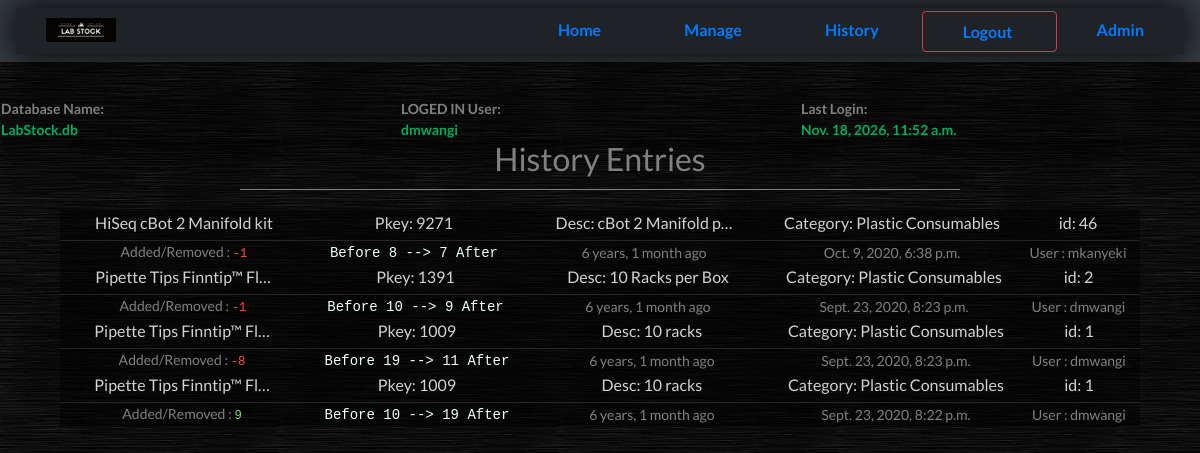
The app's page /history (signed in) with its own data.
### stock/models.py (models this page shows, shortened)
class HistConf(models.Model):
	item = models.ForeignKey(Product, on_delete=models.CASCADE)
	actual= models.PositiveSmallIntegerField()
	transition = models.IntegerField()
	total = models.PositiveSmallIntegerField()
	user = models.CharField(max_length=50)
	time = models.DateTimeField()

class Product(models.Model):
	category = models.ForeignKey(Category, on_delete=models.CASCADE)
	name = models.CharField(max_length=50, unique=True)
	brand = models.CharField(max_length=50)
	Catalog_No = models.CharField(max_length=100, blank=True)
	description = models.TextField(max_length=400)
	pkey = models.PositiveSmallIntegerField(unique=True, blank=True, help_text="DONT TOUCH!!!! Unique Product Key or Catalogue number. Current P.Key is unique")
	quantity = models.PositiveSmallIntegerField(help_text="Initial quantity value. Do no try to create a produt that already exists!")
	price = models.DecimalField(max_digits=8, decimal_places=2, help_text= " ex: $ 127.99 * to TWO Decimal Places")

class Category(models.Model):
	name = models.CharField(max_length=50, unique=True)
	description = models.TextField(max_length=400)
	def __str__(self):
		return self.name

### stock/views.py (the view)
# urls.py: path('history', views.history, name='history'),
@login_required(login_url='/login/')
def history(request):
	context ={'history':HistConf.objects.select_related('item', 'item__category').order_by('-time', '-pk')}
	return render(request, 'stock_history.html', context)

### templates/stock_history.html (shortened to what this page needs)
{% extends 'base.html' %}
{% load static %}
{% load humanize %}
{% block title %}
	<link rel="stylesheet" href="{% static 'history.css' %}">
{% endblock %}
{% block content %}
<h2 class="title">History Entries</h2>
<div class="histdiv">
		{% for hist in history %}
		<table>
			<tr class="item">
				<td> {{hist.item.name|truncatechars:25}} </td>
				<td style="width: 15%;"> Pkey: {{hist.item.pkey}} </td>
				<td> Desc: {{hist.item.description|truncatechars:18}} </td>
				<td> Category: {{hist.item.category}}</td>
				<td style="width: 10%;"> id: {{hist.item.id}}</td>
			</tr>
			<tr class="his">
				<td>Added/Removed :
				{% if hist.transition > 0 %}
					 <pre style="color: #77DD77; display: inline;">{{hist.transition}}</pre>
				{% else %}
					<pre style="color: #FF4941; display: inline;">{{hist.transition}}</pre>
				{% endif %}
				</td>
				<td><pre style="color: azure; display: inline; font-size: 14px;">Before {{hist.actual}} --> {{hist.total}} After</pre></td>
				<td>{{hist.time|naturaltime}}</td>
				<td>{{hist.time}}</td>
				<td>User : {{hist.user}}</td>
			</tr>
		{% empty %}
		<tr><td>No entries in database</td></tr>
		</table>
		{% endfor %}
</div>
{% endblock %}

### templates/base.html (shortened to what this page needs)
{% load static %}
<!DOCTYPE html>
<html>
<head>
	<link rel="stylesheet" href="{% static 'base.css' %}">
<link rel="stylesheet" href="https://stackpath.bootstrapcdn.com/bootstrap/4.5.2/css/bootstrap.min.css">
	{% block title %}
	{% endblock %}
</head>
	<body style="font-family: 'Lato', sans-serif;">
			<nav class="navbar navbar-dark bg-dark top-bar">
				<ul class='title-area'>
					<li class='home'> <a href="{% url 'index' %}"> Home </a></li>
					<li class='manage'><a href="{% url 'manage' %}"> Manage </a></li>
					<li class='history'><a href="{% url 'history' %}"> History </a></li>
					{% if user.is_authenticated %}
					<li class='btn btn-outline-danger user'><a href="{% url 'logout' %}"> Logout </a></li>
					{% endif %}
					{% if user.is_superuser %}
					<li class='user'><a href="{% url 'admin:index' %}"> Admin </a></li>
					{% endif %}
				</ul>
			</nav>
		<table class='cols'>
			<tr>
				<th> Database Name: <div id="greenfont"> LabStock.db </div></th>
				<th> LOGED IN User: <div id="greenfont"> {{request.user}} </div></th>
				<th> Last Login: <div id="greenfont"> {{request.user.last_login}} </div></th>
			</tr>
		</table>
		{% block content %}
		{% endblock %}
	</body>
</html>

### static/base.css (style rules this page uses)
body { background-image: url("background_texture.jpg"); margin: 0px; font-family: 'Lato', sans-serif; }
.head_table, .cols, .body, .foot, .items, .fname, ul { background-color: rgb(34, 34, 34); width: 95%; padding-left: 10px; margin-left: 30px; border: 1px gray solid; border-radius: 5px; color: gray; font-size: 14px; font-family: 'Lato', sans-serif; padding: 4px 10px; padding-left: 30px; text-align: left; text-decoration: none; }
.top-bar ul { background: url("icon.png") 30px 10px ; background-repeat: no-repeat; background-size: 70px; list-style-type: none; margin: 0; padding: 10px 0px; width: 100%; text-align: right; border: 0px; border-radius: 0px; background-color: rgba(0, 0, 0, 0.4); box-shadow: 0 0 30px 0 black; }
#greenfont { color: #00AD5F; }
.top-bar li, a { display: inline; color: gray; padding: 10px 20px; padding-top: 10px; text-align: center; text-decoration: none; font-size: 16px; font-weight: bold; transition: 0.3s; }
.cols { margin-top: 35px; margin-left: 0px; background-color: rgba(0,0,0, 0.3); box-shadow: 0 20px 20px 0 rgba(0,0,0, 0.3), 0 0 20px 0 rgba(0,0,0, 0.3) ; border:0px; padding-left: 10%; width: 100%; }
.cols th { text-align: left; border-radius: 5px; padding-bottom: 0px; width: 33%; }

### static/history.css (style rules this page uses)
.title { text-align: center; color: gray; width: 60%; border-bottom: 1px solid gray; margin: auto; padding-bottom: 10px; margin-bottom: 20px; }
table { color: gray; text-align: center; margin: auto; padding: 10px 10px; background-color: rgba(0, 0, 0, 0.5); margin: 0px auto; padding: 10px 20px; width: 90%; }
tr.item td { border-bottom: 1px solid rgba(50,50,50,0.7); color: lightgray; font-size: 16px; padding-bottom: 5px; width: 20%; }
tr.his td { padding: 0px 10px; font-size: 14px; }

### records on screen
HistConf: item.name "HiSeq cBot 2 Manifold kit", item.pkey "9271", item.description "cBot 2 Manifold p…", item.category "Plastic Consumables", item.id "46", transition "-1", actual "8", total "7", time "6 years, 1 month ago", time "Oct. 9, 2020, 6:38 p.m.", user "mkanyeki"
HistConf: item.name "Pipette Tips Finntip™ Fl…", item.pkey "1391", item.description "10 Racks per Box", item.category "Plastic Consumables", item.id "2", transition "-1", actual "10", total "9", time "6 years, 1 month ago", time "Sept. 23, 2020, 8:23 p.m.", user "dmwangi"
HistConf: item.name "Pipette Tips Finntip™ Fl…", item.pkey "1009", item.description "10 racks", item.category "Plastic Consumables", item.id "1", transition "-8", actual "19", total "11", time "6 years, 1 month ago", time "Sept. 23, 2020, 8:23 p.m.", user "dmwangi"
HistConf: item.name "Pipette Tips Finntip™ Fl…", item.pkey "1009", item.description "10 racks", item.category "Plastic Consumables", item.id "1", transition "9", actual "10", total "19", time "6 years, 1 month ago", time "Sept. 23, 2020, 8:22 p.m.", user "dmwangi"

### other values on screen
{{ request.user }} "dmwangi"
{{ request.user.last_login }} "Nov. 18, 2026, 11:52 a.m."
